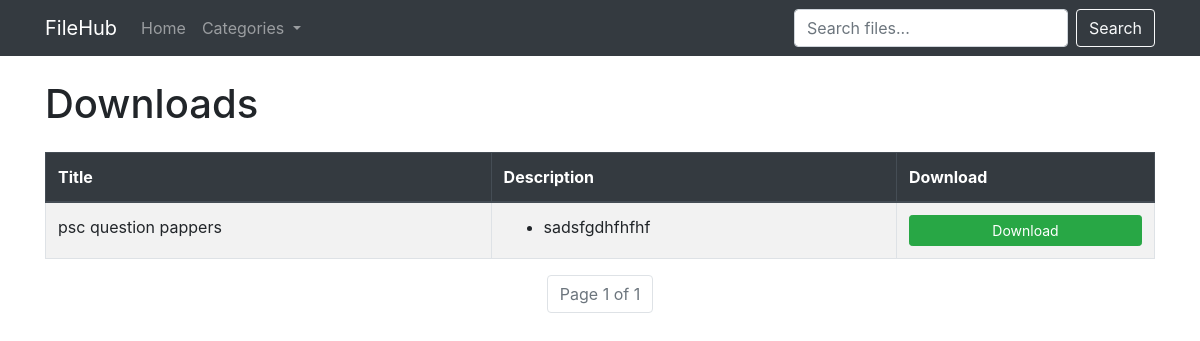
/, run on an earlier commit of the app's database.
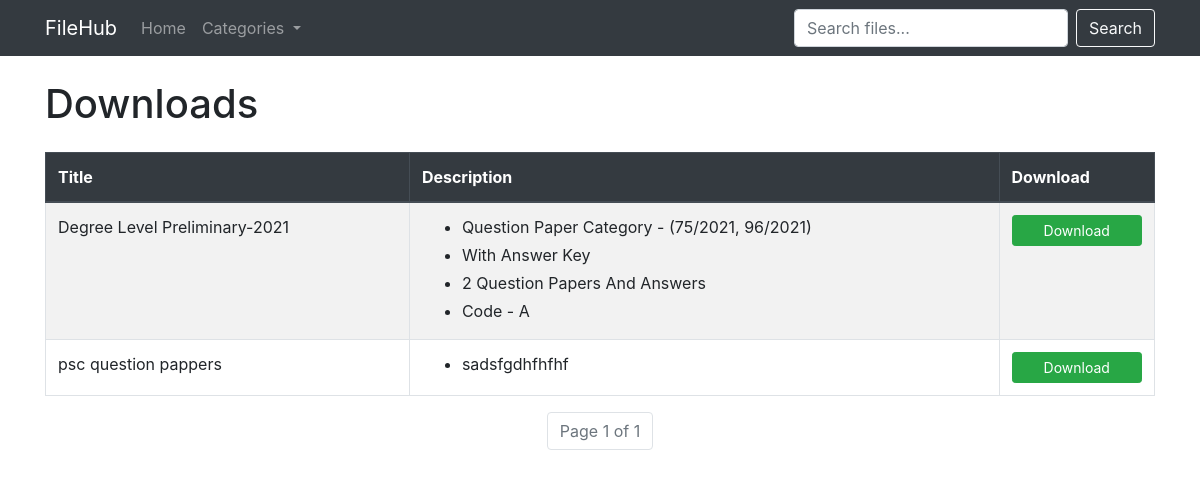
And on a later commit of the database.
### files/models.py (models this page shows, shortened)
class FileItem(models.Model):
    title = models.CharField(max_length=255)
    description = models.TextField(blank=True)
    file = models.FileField(upload_to='uploads/%Y/%m/')
    category = models.ForeignKey(Category, on_delete=models.SET_NULL, null=True, blank=True)
    slug = AutoSlugField(populate_from='title', unique=True)
    uploaded_at = models.DateTimeField(auto_now_add=True)
    downloads = models.PositiveIntegerField(default=0)
    meta_title = models.CharField(max_length=255, blank=True)
    meta_description = models.CharField(max_length=255, blank=True)
    class Meta:
        ordering = ['-uploaded_at']

### files/views.py (the view)
# urls.py: path('', views.index, name='index'),
def index(request):
    qs = FileItem.objects.all()
    q = request.GET.get('q', '')  # default to empty string
    if q:
        qs = qs.filter(Q(title__icontains=q) | Q(description__icontains=q))
    paginator = Paginator(qs, 12)
    page = request.GET.get('page')
    items = paginator.get_page(page)
    categories = Category.objects.all()  # fetch all categories
    return render(request, 'files/index.html', {
        'items': items,
        'q': q,
        'categories': categories
    })

### files/templates/files/index.html (shortened to what this page needs)
{% extends 'files/base.html' %}
{% block content %}
<h1 class="mb-4">Downloads</h1>
<div class="d-none d-md-block table-responsive">
  <table class="table table-striped table-hover table-bordered">
    <thead class="thead-dark">
      <tr>
        <th>Title</th>
        <th>Description</th>
        <th>Download</th>
      </tr>
    </thead>
    <tbody>
      {% for item in items %}
      <tr>
        <td>{{ item.title }}</td>
        <td>
          <ul class="mb-0">
            {% for line in item.description.splitlines %}
              <li class="mb-1">{{ line }}</li>
            {% endfor %}
          </ul>
        </td>
        <td>
          <a href="{% url 'files:download' slug=item.slug %}" class="btn btn-success btn-sm btn-block">
            Download
          </a>
        </td>
      </tr>
      {% empty %}
      <tr>
        <td colspan="4" class="text-center">No files found.</td>
      </tr>
      {% endfor %}
    </tbody>
  </table>
</div>
<nav aria-label="Page navigation">
  <ul class="pagination justify-content-center flex-wrap">
    <li class="page-item disabled">
      <span class="page-link">Page {{ items.number }} of {{ items.paginator.num_pages }}</span>
    </li>
  </ul>
</nav>
{% endblock %}

### files/templates/files/base.html (shortened to what this page needs)
<!doctype html>
<html lang="en">
<head>
  <link href="https://cdn.jsdelivr.net/npm/bootstrap@4.6.2/dist/css/bootstrap.min.css" rel="stylesheet">
</head>
<body>
  {% include 'files/nav.html' %}
  <div class="container py-4">
    {% block content %}{% endblock %}
  </div>
</body>
</html>

### files/templates/files/nav.html (shortened to what this page needs)
<nav class="navbar navbar-expand-lg navbar-dark bg-dark">
  <div class="container">
    <a class="navbar-brand" href="{% url 'files:index' %}">FileHub</a>
    <div class="collapse navbar-collapse" id="navbarContent">
      <ul class="navbar-nav mr-auto">
        <li class="nav-item">
          <a class="nav-link" href="{% url 'files:index' %}">Home</a>
        </li>
        <li class="nav-item dropdown">
          <a class="nav-link dropdown-toggle" href="#" id="categoryDropdown" role="button" data-toggle="dropdown"
             aria-haspopup="true" aria-expanded="false">
            Categories
          </a>
        </li>
      </ul>
      <form class="form-inline my-2 my-lg-0" method="get" action="{% url 'files:index' %}">
        <input name="q" class="form-control mr-sm-2" type="search" placeholder="Search files..." value="{{ q }}">
        <button class="btn btn-outline-light my-2 my-sm-0" type="submit">Search</button>
      </form>
    </div>
  </div>
</nav>

What changed in the data, as far as the page shows it:
added FileItem: title "Degree Level Preliminary-2021", splitlines "Question Paper Category - (75/2021, 96/2021)" "With Answer Key" "2 Question Papers And Answers" "Code - A"
